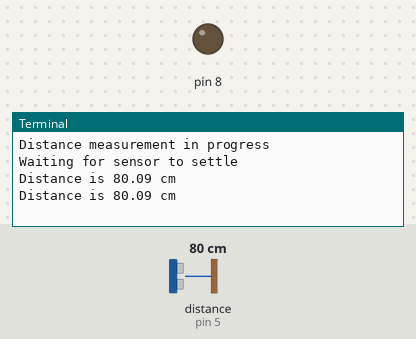
Bench run of a program on a simulated Raspberry Pi (header pin numbers). Shown: output pins drawn as LEDs (lit = HIGH), the last lines printed to the terminal. The inputs (shaded band) are chosen by the test bench; at power-on: distance to the obstacle (sensor on pin 5) 80 cm. The clock reads 2024-03-15 10:24:30 at power-on unless the program sets it; pins used as bus, display or sensor lines are not drawn.

Above: at 3.2 s.
3.3 s: distance to the obstacle (sensor on pin 5) set to 2 cm
At 4.6 s:
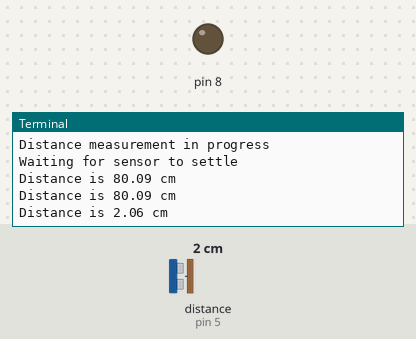
4.8 s: distance to the obstacle (sensor on pin 5) set to 4 cm
At 5.5 s:
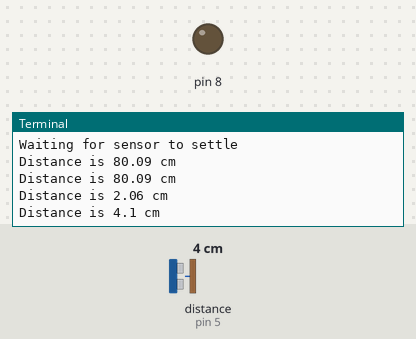
Timing chart, 0 to 7.8 s (numbered marks = the images above; inputs shaded):
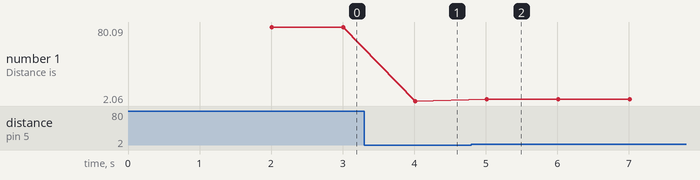

The program:

Ultrasonic_Distance.py
```python
import RPi.GPIO as GPIO
import time
GPIO.setmode(GPIO.BOARD)
print ("Distance measurement in progress")
GPIO.setup(8,GPIO.OUT)
GPIO.setup(5,GPIO.IN)
time.sleep(2)
GPIO.output(8,0)
print  ("Waiting for sensor to settle")

while True:
        GPIO.output(8,1)
        time.sleep(0.00001)
        GPIO.output(8,0)

        while GPIO.input(5)==0:
            pulse_start = time.time()

        while GPIO.input(5)==1:
            pulse_end = time.time()
        pulse_duration = pulse_end - pulse_start
        distance = pulse_duration*17150
        distance = round(distance,2)
        print ("Distance is",distance,"cm")
        time.sleep(1)
GPIO.cleanup()
```

Measured:
- after the input at 3.3 s, the terminal: prints a new line after 0.71 s (image 1)
- after the input at 4.8 s, the terminal: prints a new line after 0.21 s (image 2)
- plotted number 1: 80.09 → 2.06 after the input at 3.3 s, 2.06 → 4.1 after the input at 4.8 s
